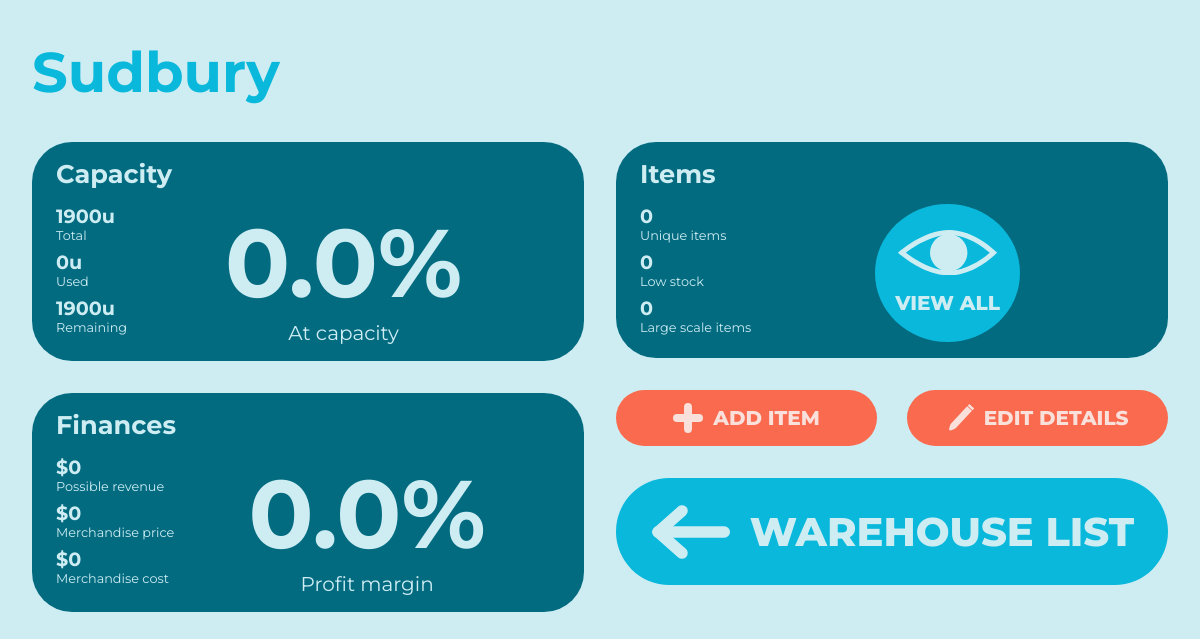
/view-warehouse/Sudbury, run on an earlier commit of the app's database.
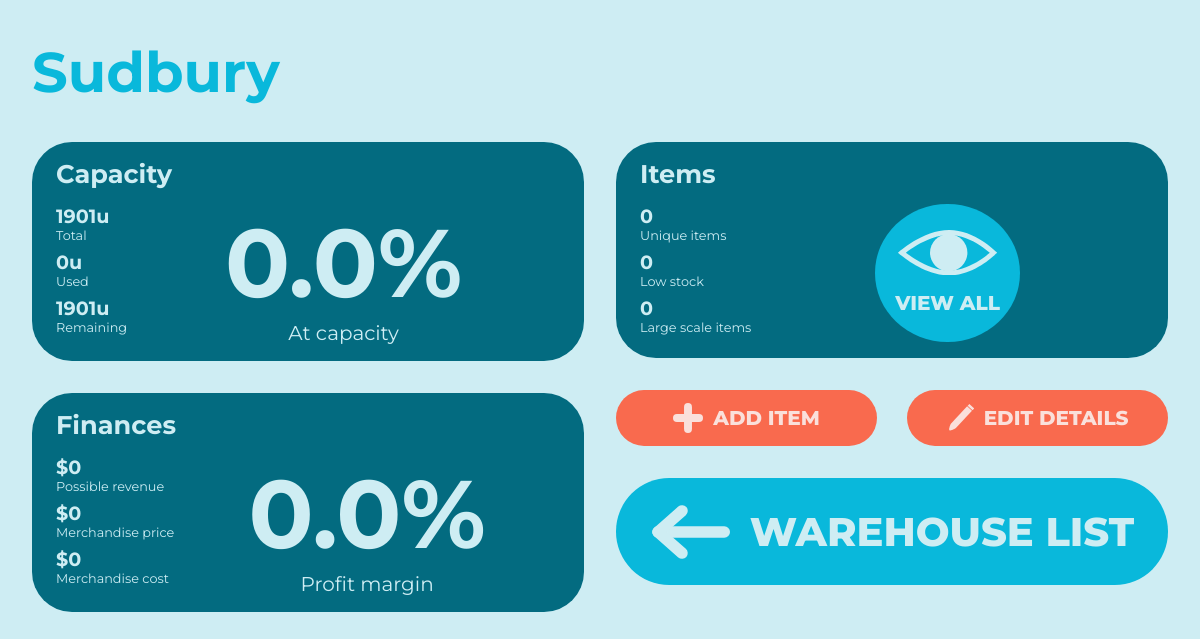
And on a later commit of the database.
### wms/models.py (models this page shows)
class Warehouse(db.Model):
    _id = db.Column(db.Integer, primary_key=True)
    name = db.Column(db.String(14), unique=True, nullable=False)
    capacity = db.Column(db.Integer, nullable=False)
    items = db.relationship("Item", backref="home_warehouse", lazy=True)
    @hybrid_property
    def remaining_capacity(self):
        capacityUsed = 0
        for item in self.items:
            capacityUsed += item.quantity * ItemTemplate.query.filter_by(_id=item.item_template_id).size
        return self.capacity - capacityUsed
    @hybrid_property
    def possible_revenue(self):
        revenue = 0
        for item in self.items:
            item_temp = ItemTemplate.query.filter_by(_id=item.item_template_id)
            revenue += item.quantity * (item_temp.price - item_temp.cost)
        return revenue
    @hybrid_property
    def total_production_cost(self):
        total_production_cost = 0
        for item in self.items:
            total_production_cost += item.quantity * ItemTemplate.query.filter_by(_id=item.item_template_id).cost
        return total_production_cost
    @hybrid_property
    def low_stock_items(self):
        low_stock = []
        for item in self.items:
            if item.quantity <= ItemTemplate.query.filter_by(_id=item.item_template_id).low_threshold:
                low_stock.append(item)
        return low_stock
    @hybrid_property
    def large_scale_items(self):
        large = []
        for item in self.items:
            if ItemTemplate.query.filter_by(_id=item.item_template_id).size >= 150:
                large.append(item)
        return large

### wms/routes.py (the view)
@app.route("/view-warehouse/<warehouse_name>", methods=["GET", "POST"])
def view_warehouse(warehouse_name):
    print("called")
    warehouse = Warehouse.query.filter_by(name=warehouse_name).first()
    warehouseForm = WarehouseForm()
    warehouseForm.editing_details = True
    warehouseForm.current_id = warehouse._id
    itemForm = AddItemForm()
    itemForm.update_choices()
    itemForm.warehouse = warehouse
    if warehouseForm.validate_on_submit():
        warehouse.name = warehouseForm.name.data
        warehouse.capacity = warehouseForm.capacity.data
        db.session.commit()
        return redirect(url_for('view_warehouse', warehouse_name=warehouse.name))
    return render_template("view-warehouse.html",
                           warehouse=warehouse,
                           warehouseForm=warehouseForm,
                           itemForm=itemForm)

### wms/forms.py (called while the page is built)
    def update_choices(self):
        self.item_name.choices = [item.name for item in ItemTemplate.query.all()]

### wms/templates/view-warehouse.html (shortened to what this page needs)
<!DOCTYPE html>
{% extends "base.html" %}
{% block content %}
<link rel="stylesheet" href="{{url_for('static', filename='view-warehouse.css')}}">
<h1>{{warehouse.name}}</h1>
<div class="main-content">
    <div class="left-half">
        <div class="capacity stats-card">
            <h2>Capacity</h2>
            <div class="stats">
                <ul>
                    <li>
                        <h3>{{warehouse.capacity}}u</h3>
                        <p>Total</p>
                    </li>
                    <li>
                        <h3>{{warehouse.capacity - warehouse.remaining_capacity}}u</h3>
                        <p>Used</p>
                    </li>
                    <li>
                        <h3>{{warehouse.remaining_capacity}}u</h3>
                        <p>Remaining</p>
                    </li>
                </ul>
                <div class="big-stat">
                    <h1>{{(warehouse.capacity - warehouse.remaining_capacity) / warehouse.capacity * 100}}%</h1>
                    <p>At capacity</p>
                </div>
            </div>
        </div>
        <div class="finances stats-card">
            <h2>Finances</h2>
            <div class="stats">
                <ul>
                    <li>
                        <h3>${{warehouse.possible_revenue}}</h3>
                        <p>Possible revenue</p>
                    </li>
                    <li>
                        <h3>${{warehouse.possible_revenue - warehouse.total_production_cost}}</h3>
                        <p>Merchandise price</p>
                    </li>
                    <li>
                        <h3>${{warehouse.total_production_cost}}</h3>
                        <p>Merchandise cost</p>
                    </li>
                </ul>
                <div class="big-stat">
                    <h1>
                        {% if warehouse.possible_revenue - warehouse.total_production_cost == 0 %}
                            0.0%
                        {% else %}
                            {{warehouse.total_production_cost / (warehouse.possible_revenue - warehouse.total_production_cost) * 100}}%
                        {% endif %}
                    </h1>
                    <p>Profit margin</p>
                </div>
            </div>
        </div>
    </div>
    <div class="right-half">
        <div class="items stats-card">
            <h2>Items</h2>
            <div class="stats">
                <ul>
                    <li>
                        <h3>{{warehouse.items|length}}</h3>
                        <p>Unique items</p>
                    </li>
                    <li>
                        <h3>{{warehouse.low_stock_items|length}}</h3>
                        <p>Low stock</p>
                    </li>
                    <li>
                        <h3>{{warehouse.large_scale_items|length}}</h3>
                        <p>Large scale items</p>
                    </li>
                </ul>
                <button class="view-all" id="view-all">
                    <h1>View all</h1>
                </button>
            </div>
        </div>
        <div class="warehouse-buttons">
            <button class="add-item" id="add-item">
                <img src="{{url_for('static', filename='+.svg')}}" alt="+ button">
                <h1>Add item</h1>
            </button>
            <button class="edit-details" id="edit-details">
                <h1>Edit details</h1>
            </button>
        </div>
        <a href="{{url_for('warehouses')}}">
            <button class="home-button" id="home-button">
                <h1>Warehouse list</h1>
            </button>
        </a>
    </div>
</div>
{% endblock content %}

What changed in the data, as far as the page shows it:
changed Warehouse "Sudbury": capacity "1900" → "1901"; remaining_capacity "1900" → "1901"
